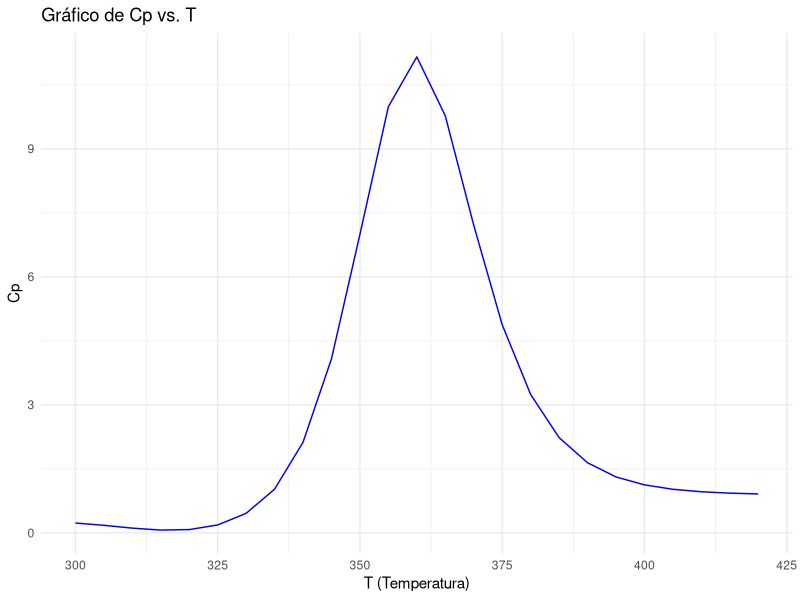

Write the R code that produced this figure.
# Lee el archivo "profthermo.dat"
data <- read.table("profthermo.dat", header = FALSE)

# Define las constantes conocidas
a <- 1.575E-003  
b <- 5.541E-003  
M <- 14.400  

# Extrae las columnas necesarias
T <- data$V2  # Columna 2 es T
Cp_prime <- data$V8  # Columna 8 es Cp'

# Calcula Cp utilizando la fórmula proporcionada
Cp <- Cp_prime - (a + b * T) * M

# Reemplaza la columna Cp' con los nuevos valores de Cp
data$V8 <- Cp

# Guarda el nuevo archivo "profthermo_fixed.dat"
write.table(data, "profthermo_fixed.dat", row.names = FALSE, col.names = FALSE, sep = "\t")

# Haz un gráfico de Cp v. T
library(ggplot2)
ggplot(data, aes(x = T, y = Cp)) +
  geom_line(color = "blue") +
  labs(title = "Gráfico de Cp vs. T", x = "T (Temperatura)", y = "Cp") +
  theme_minimal()
